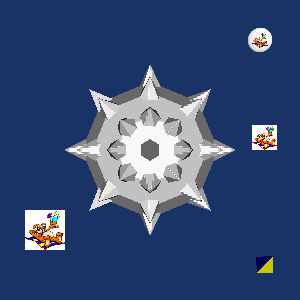

The script that drew this image:
#!/usr/bin/env python
# Demonstrate vtkButtonWidget with textured 3D, 2D, and Prop3D button representations.

import vtkmodules.vtkInteractionStyle  # noqa: F401
import vtkmodules.vtkRenderingFreeType  # noqa: F401
import vtkmodules.vtkRenderingOpenGL2  # noqa: F401

import os

from vtkmodules.vtkCommonCore import vtkLookupTable
from vtkmodules.vtkFiltersCore import vtkAppendPolyData, vtkGlyph3D
from vtkmodules.vtkFiltersSources import (
    vtkConeSource,
    vtkEllipticalButtonSource,
    vtkPlatonicSolidSource,
    vtkSphereSource,
)
from vtkmodules.vtkInteractionWidgets import (
    vtkButtonWidget,
    vtkProp3DButtonRepresentation,
    vtkTexturedButtonRepresentation,
    vtkTexturedButtonRepresentation2D,
)
from vtkmodules.vtkIOImage import (
    vtkPNGReader,
    vtkTIFFReader,
)
from vtkmodules.vtkRenderingCore import (
    vtkActor,
    vtkPolyDataMapper,
    vtkRenderWindow,
    vtkRenderWindowInteractor,
    vtkRenderer,
)

data_dir = os.environ.get("VPE_DATA_DIR", os.path.dirname(os.path.abspath(__file__)))

# Load images for button textures
image_1 = vtkTIFFReader()
image_1.SetFileName(os.path.join(data_dir, "beach.tif"))
image_1.SetOrientationType(4)
image_1.Update()

image_2 = vtkPNGReader()
image_2.SetFileName(os.path.join(data_dir, "fran_cut.png"))
image_2.Update()

# Create a mace geometry (sphere + cone glyphs)
sphere = vtkSphereSource()

cone = vtkConeSource()

glyph = vtkGlyph3D()
glyph.SetInputConnection(sphere.GetOutputPort())
glyph.SetSourceConnection(cone.GetOutputPort())
glyph.SetVectorModeToUseNormal()
glyph.SetScaleModeToScaleByVector()
glyph.SetScaleFactor(0.25)
glyph.Update()

apd = vtkAppendPolyData()
apd.AddInputConnection(glyph.GetOutputPort())
apd.AddInputConnection(sphere.GetOutputPort())

mace_mapper = vtkPolyDataMapper()
mace_mapper.SetInputConnection(apd.GetOutputPort())

mace_actor = vtkActor()
mace_actor.SetMapper(mace_mapper)
mace_actor.VisibilityOn()

# Renderer
renderer = vtkRenderer()
renderer.AddActor(mace_actor)
renderer.SetBackground(0.1, 0.2, 0.4)

# Render window
render_window = vtkRenderWindow()
render_window.AddRenderer(renderer)
render_window.SetWindowName("button widget")
render_window.SetSize(300, 300)

# Interactor
interactor = vtkRenderWindowInteractor()
interactor.SetRenderWindow(render_window)


# Callback prints state and adjusts glyph scale
def button_callback(caller, event_string):
    rep = caller.GetRepresentation()
    state = rep.GetState()
    print(f"State: {state}")
    glyph.SetScaleFactor(0.05 * (1 + state))


# Initialize OpenGL context for textured button representations
render_window.Render()

# --- Button 1: 3D textured button (follow camera) ---
button_1 = vtkEllipticalButtonSource()
button_1.TwoSidedOn()
button_1.SetCircumferentialResolution(24)
button_1.SetShoulderResolution(24)
button_1.SetTextureResolution(24)

rep_1 = vtkTexturedButtonRepresentation()
rep_1.SetNumberOfStates(2)
rep_1.SetButtonTexture(0, image_1.GetOutput())
rep_1.SetButtonTexture(1, image_2.GetOutput())
rep_1.SetButtonGeometryConnection(button_1.GetOutputPort())
rep_1.SetPlaceFactor(1)
rep_1.PlaceWidget([0.6, 0.75, 0.6, 0.75, 0.6, 0.75])
rep_1.FollowCameraOn()

button_widget_1 = vtkButtonWidget()
button_widget_1.SetInteractor(interactor)
button_widget_1.SetRepresentation(rep_1)
button_widget_1.AddObserver("StateChangedEvent", button_callback)
button_widget_1.EnabledOn()

# --- Button 2: 3D textured button (no follow camera, alternative placement) ---
button_2 = vtkEllipticalButtonSource()
button_2.TwoSidedOn()
button_2.SetCircumferentialResolution(24)
button_2.SetShoulderResolution(24)
button_2.SetTextureResolution(24)
button_2.SetWidth(0.65)
button_2.SetHeight(0.45)
button_2.SetTextureStyleToFitImage()

rep_2 = vtkTexturedButtonRepresentation()
rep_2.SetNumberOfStates(2)
rep_2.SetButtonTexture(0, image_1.GetOutput())
rep_2.SetButtonTexture(1, image_2.GetOutput())
rep_2.SetButtonGeometryConnection(button_2.GetOutputPort())
rep_2.SetPlaceFactor(1)
rep_2.PlaceWidget(0.5, [0.0, 0.0, -0.65], [0.0, 0.0, 1.0])
rep_2.FollowCameraOff()

button_widget_2 = vtkButtonWidget()
button_widget_2.SetInteractor(interactor)
button_widget_2.SetRepresentation(rep_2)
button_widget_2.AddObserver("StateChangedEvent", button_callback)
button_widget_2.EnabledOn()

# --- Button 3: 2D textured button (display space) ---
rep_3 = vtkTexturedButtonRepresentation2D()
rep_3.SetNumberOfStates(2)
rep_3.SetButtonTexture(0, image_1.GetOutput())
rep_3.SetButtonTexture(1, image_2.GetOutput())
rep_3.SetPlaceFactor(1)
rep_3.PlaceWidget([25, 65, 50, 200, 0, 0])

button_widget_3 = vtkButtonWidget()
button_widget_3.SetInteractor(interactor)
button_widget_3.SetRepresentation(rep_3)
button_widget_3.AddObserver("StateChangedEvent", button_callback)
button_widget_3.EnabledOn()

# --- Button 4: 2D textured button (world space) ---
rep_4 = vtkTexturedButtonRepresentation2D()
rep_4.SetNumberOfStates(2)
rep_4.SetButtonTexture(0, image_1.GetOutput())
rep_4.SetButtonTexture(1, image_2.GetOutput())
rep_4.SetPlaceFactor(1)
rep_4.PlaceWidget([0.75, 0.0, 0.0], [25, 45])

button_widget_4 = vtkButtonWidget()
button_widget_4.SetInteractor(interactor)
button_widget_4.SetRepresentation(rep_4)
button_widget_4.AddObserver("StateChangedEvent", button_callback)
button_widget_4.EnabledOn()

# --- Button 5: Prop3D button with platonic solids ---
lut = vtkLookupTable()
lut.SetNumberOfColors(20)
lut.Build()
lut.SetTableValue(0, 1, 0, 0, 1)
lut.SetTableValue(1, 0, 1, 0, 1)
lut.SetTableValue(2, 1, 1, 0, 1)
lut.SetTableValue(3, 0, 0, 1, 1)
lut.SetTableValue(4, 1, 0, 1, 1)
lut.SetTableValue(5, 0, 1, 1, 1)
lut.SetTableValue(6, 0.0, 1.0, 0.498, 1.0)
lut.SetTableValue(7, 0.902, 0.902, 0.9804, 1.0)
lut.SetTableValue(8, 0.9608, 1.0, 0.9804, 1.0)
lut.SetTableValue(9, 0.56, 0.37, 0.60, 1.0)
lut.SetTableValue(10, 0.16, 0.14, 0.13, 1.0)
lut.SetTableValue(11, 1.0, 0.498, 0.3137, 1.0)
lut.SetTableValue(12, 1.0, 0.7529, 0.7961, 1.0)
lut.SetTableValue(13, 0.9804, 0.502, 0.4471, 1.0)
lut.SetTableValue(14, 0.37, 0.15, 0.07, 1.0)
lut.SetTableValue(15, 0.93, 0.57, 0.13, 1.0)
lut.SetTableValue(16, 1.0, 0.8431, 0.0, 1.0)
lut.SetTableValue(17, 0.1333, 0.5451, 0.1333, 1.0)
lut.SetTableValue(18, 0.251, 0.8784, 0.8157, 1.0)
lut.SetTableValue(19, 0.8667, 0.6275, 0.8667, 1.0)
lut.SetTableRange(0, 19)

tet = vtkPlatonicSolidSource()
tet.SetSolidTypeToTetrahedron()
tet_mapper = vtkPolyDataMapper()
tet_mapper.SetInputConnection(tet.GetOutputPort())
tet_mapper.SetLookupTable(lut)
tet_mapper.SetScalarRange(0, 19)
tet_actor = vtkActor()
tet_actor.SetMapper(tet_mapper)

cube = vtkPlatonicSolidSource()
cube.SetSolidTypeToCube()
cube_mapper = vtkPolyDataMapper()
cube_mapper.SetInputConnection(cube.GetOutputPort())
cube_mapper.SetLookupTable(lut)
cube_mapper.SetScalarRange(0, 19)
cube_actor = vtkActor()
cube_actor.SetMapper(cube_mapper)

oct_solid = vtkPlatonicSolidSource()
oct_solid.SetSolidTypeToOctahedron()
oct_mapper = vtkPolyDataMapper()
oct_mapper.SetInputConnection(oct_solid.GetOutputPort())
oct_mapper.SetLookupTable(lut)
oct_mapper.SetScalarRange(0, 19)
oct_actor = vtkActor()
oct_actor.SetMapper(oct_mapper)

ico = vtkPlatonicSolidSource()
ico.SetSolidTypeToIcosahedron()
ico_mapper = vtkPolyDataMapper()
ico_mapper.SetInputConnection(ico.GetOutputPort())
ico_mapper.SetLookupTable(lut)
ico_mapper.SetScalarRange(0, 19)
ico_actor = vtkActor()
ico_actor.SetMapper(ico_mapper)

dode = vtkPlatonicSolidSource()
dode.SetSolidTypeToDodecahedron()
dode_mapper = vtkPolyDataMapper()
dode_mapper.SetInputConnection(dode.GetOutputPort())
dode_mapper.SetLookupTable(lut)
dode_mapper.SetScalarRange(0, 19)
dode_actor = vtkActor()
dode_actor.SetMapper(dode_mapper)

rep_5 = vtkProp3DButtonRepresentation()
rep_5.SetNumberOfStates(5)
rep_5.SetButtonProp(0, tet_actor)
rep_5.SetButtonProp(1, cube_actor)
rep_5.SetButtonProp(2, oct_actor)
rep_5.SetButtonProp(3, ico_actor)
rep_5.SetButtonProp(4, dode_actor)
rep_5.SetPlaceFactor(1)
rep_5.PlaceWidget([0.65, 0.75, -0.75, -0.65, 0.65, 0.75])
rep_5.FollowCameraOn()

button_widget_5 = vtkButtonWidget()
button_widget_5.SetInteractor(interactor)
button_widget_5.SetRepresentation(rep_5)
button_widget_5.AddObserver("StateChangedEvent", button_callback)
button_widget_5.EnabledOn()

interactor.Initialize()
interactor.Start()
